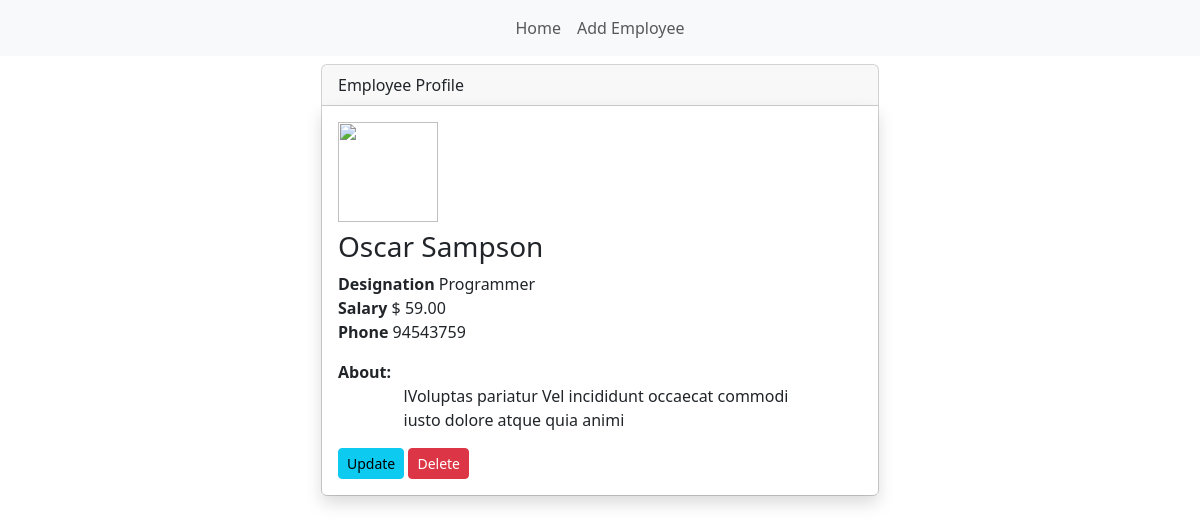
Screenshot of /3/ with the database file from the repository.
### employee/models.py (models this page shows, shortened)
class Employee(models.Model):
    name = models.CharField(max_length=200)
    address = models.CharField(max_length=200)
    phone = models.CharField(max_length=200, unique=True)
    salary = models.DecimalField(decimal_places=2, max_digits=10)
    designation = models.CharField(max_length=100)
    short_desc = models.TextField(blank=True)

### employee/views.py (the view)
# urls.py: path('',views.EmployeeView.as_view(),name='home'),
class EmployeeView(View):
    def get(self, request,pk=None):
        if pk:
            obj = Employee.objects.get(id=pk)
            return render(request,'employee/detail.html',{'obj':obj})
        obj = Employee.objects.all()
        form = EmployeeForm()
        return render(request,'employee/dashboard.html',{'object':obj})

### employee/templates/employee/detail.html (shortened to what this page needs)
{% extends 'base.html' %}
{% load static %}
{% block content %}
{% include 'nav.html' %}
<div class="container">
    <div class="card w-50 mx-auto mt-2">
        <div class="card-header">
            <span>Employee Profile</span>
        </div>
        <div class="card-body  shadow">
            <div class="user-profile-img "  style="width: 100px; height: 100px;">
                <img src="{% static 'images/images.jpeg' %}" class="w-100 h-100 rounded-full" alt="">
            </div>
            <h3 class="my-2">{{obj.name}}</h3>
            <p>
                <b>Designation</b> <span>{{obj.designation}}</span> <br>
                <b>Salary</b> <span>$ {{obj.salary}}</span> <br>
                <b>Phone</b> <span>{{obj.phone}}</span> <br>
            </p>
            <strong>About:</strong> <br>
            <p class="w-75 mx-auto">
                    {{obj.short_desc}}
            </p>
            <a href="{% url 'update' obj.id %}" class="btn btn-info btn-sm">Update</a>
            <a href="{% url 'delete' obj.id %}" class="btn btn-danger btn-sm">Delete</a>
        </div>
    </div>
</div>
{% endblock %}

### rows the page displays
Employee: name "Oscar Sampson", designation "Programmer", salary "59.00", phone "94543759", short_desc "lVoluptas pariatur Vel incididunt occaecat commodi iusto dolore atque quia animi"
